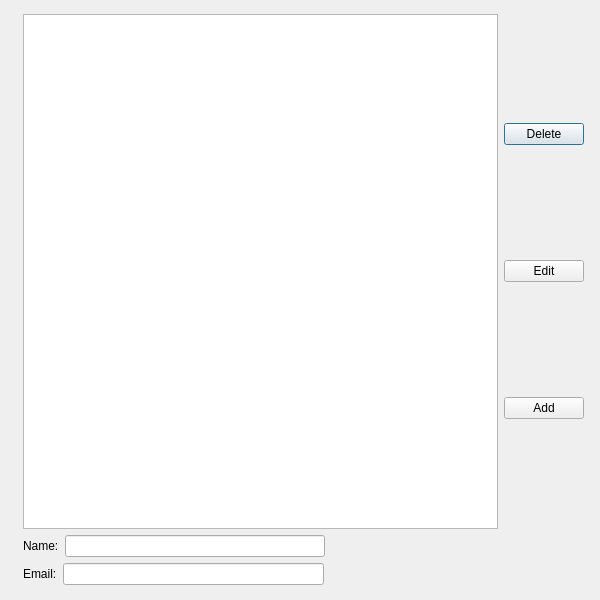
<?xml version="1.0" encoding="UTF-8"?>
<ui version="4.0">
 <class>editTeamDialog</class>
 <widget class="QDialog" name="editTeamDialog">
  <property name="geometry">
   <rect>
    <x>0</x>
    <y>0</y>
    <width>600</width>
    <height>600</height>
   </rect>
  </property>
  <property name="windowTitle">
   <string>Edit Team</string>
  </property>
  <widget class="QWidget" name="layoutWidget">
   <property name="geometry">
    <rect>
     <x>23</x>
     <y>14</y>
     <width>561</width>
     <height>571</height>
    </rect>
   </property>
   <layout class="QVBoxLayout" name="verticalLayout_3">
    <item>
     <layout class="QHBoxLayout" name="horizontalLayout_2">
      <item>
       <widget class="QListWidget" name="listWidgetMember"/>
      </item>
      <item>
       <layout class="QVBoxLayout" name="verticalLayout">
        <item>
         <widget class="QPushButton" name="deleteMemberButton">
          <property name="text">
           <string>Delete</string>
          </property>
         </widget>
        </item>
        <item>
         <widget class="QPushButton" name="editMemberButton">
          <property name="text">
           <string>Edit</string>
          </property>
         </widget>
        </item>
        <item>
         <widget class="QPushButton" name="addMemberButton">
          <property name="text">
           <string>Add</string>
          </property>
         </widget>
        </item>
       </layout>
      </item>
     </layout>
    </item>
    <item>
     <layout class="QVBoxLayout" name="verticalLayout_2">
      <item>
       <layout class="QHBoxLayout" name="horizontalLayout">
        <item>
         <widget class="QLabel" name="nameLabel">
          <property name="text">
           <string>Name:</string>
          </property>
         </widget>
        </item>
        <item>
         <widget class="QLineEdit" name="lineName"/>
        </item>
        <item>
         <spacer name="horizontalSpacer">
          <property name="orientation">
           <enum>Qt::Horizontal</enum>
          </property>
          <property name="sizeHint" stdset="0">
           <size>
            <width>40</width>
            <height>20</height>
           </size>
          </property>
         </spacer>
        </item>
       </layout>
      </item>
      <item>
       <layout class="QHBoxLayout" name="horizontalLayout_3">
        <item>
         <widget class="QLabel" name="emailLabel">
          <property name="text">
           <string>Email:</string>
          </property>
         </widget>
        </item>
        <item>
         <widget class="QLineEdit" name="lineEmail"/>
        </item>
        <item>
         <spacer name="horizontalSpacer_2">
          <property name="orientation">
           <enum>Qt::Horizontal</enum>
          </property>
          <property name="sizeHint" stdset="0">
           <size>
            <width>40</width>
            <height>20</height>
           </size>
          </property>
         </spacer>
        </item>
       </layout>
      </item>
     </layout>
    </item>
   </layout>
  </widget>
 </widget>
 <resources/>
 <connections/>
</ui>
